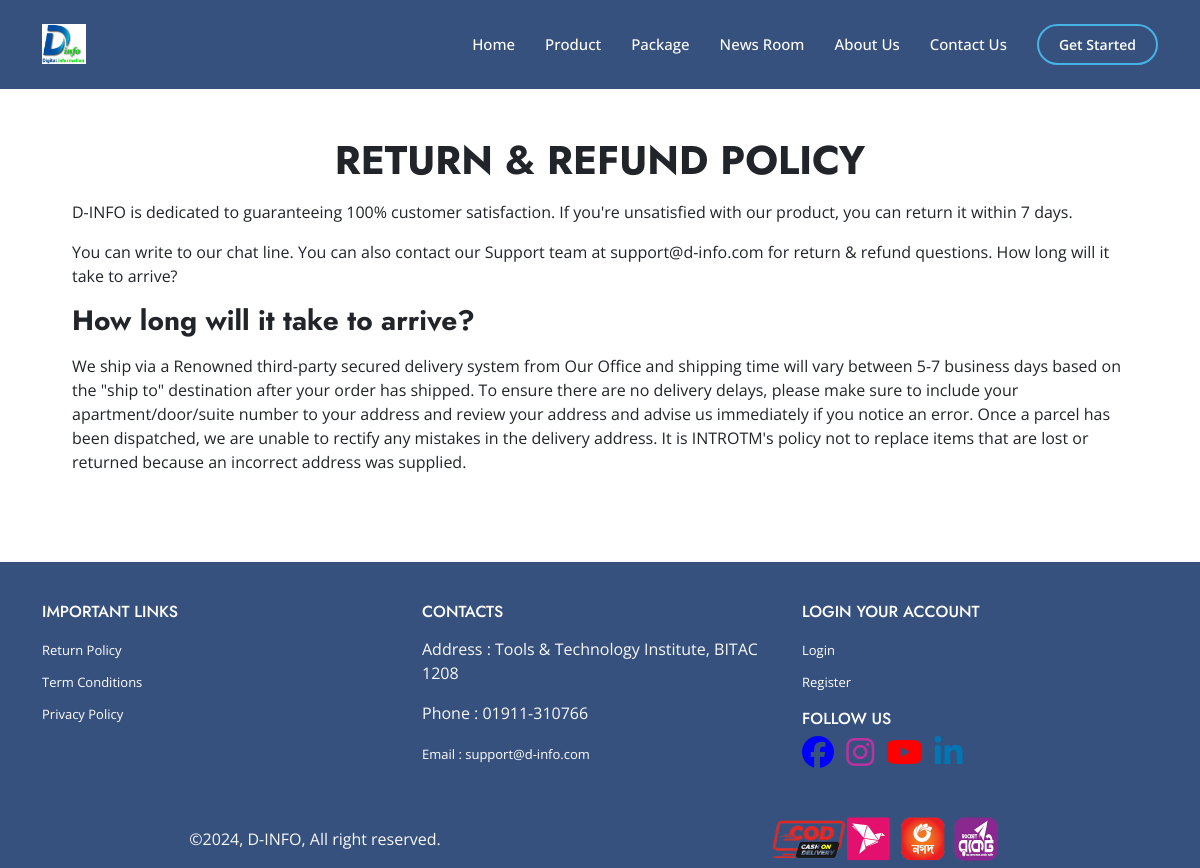
/returnPolicy/, run on the app's committed database.
### ReturnPolicy/models.py (models this page shows)
class Return_Policy(models.Model):
    description = RichTextField()
    arrive = RichTextField()

### ReturnPolicy/views.py (the view)
# urls.py: path('', views.PolicyView.as_view(), name='policy'),
class PolicyView(TemplateView):
    template_name = 'returnPolicy.html'
    def get_context_data(self, **kwargs):
        context = super().get_context_data(**kwargs)
        context['policy'] = Return_Policy.objects.first()
        return context

### templates/returnPolicy.html (shortened to what this page needs)
{% extends 'base.html' %}
{% load static %}
{% block content %}
    <section class="pt-4 mb-4">
        <div class="container text-center">
            <div class="row">
                <div class="col-lg-6 text-center text-lg-left">
                    <h1 class="fw-600 h4">Term Conditions Page</h1>
                </div>
                <div class="col-lg-6">
                    <ul class="breadcrumb bg-transparent p-0 justify-content-center justify-content-lg-end">
                        <li class="breadcrumb-item has-transition opacity-50 hov-opacity-100">
                            <a class="text-reset" href="https://shareinfobd.com">Home</a>
                        </li>
                        <li class="text-dark fw-600 breadcrumb-item">
                        </li>
                    </ul>
                </div>
            </div>
        </div>
    </section>
  <section class="m-4 p-5 ">
    <div class="contaier">
        <h1 class="text-center text-uppercase fw-bold">Return & Refund policy</h1>
        <p><span class="fw-bold">{{policy.description | safe}} </p>
        <h3 class="fw-bold">How long will it take to arrive?  </h3>
        <p>{{policy.arrive | safe}}</p>
    </div>
  </section>
{% endblock %}1

### templates/base.html (shortened to what this page needs)
{% load static %}
<!DOCTYPE html>
<html lang="en">
<head>
    <link rel="stylesheet" href="https://cdnjs.cloudflare.com/ajax/libs/font-awesome/6.5.1/css/all.min.css"
 />
    <link href="https://cdn.jsdelivr.net/npm/bootstrap@5.3.3/dist/css/bootstrap.min.css" rel="stylesheet"
>
    <link rel="stylesheet" href="{% static 'style.css' %}">
</head>
<body>
{% include "header.html" %}
{% block content %}
{% endblock%}
{% include "footer.html" %}
</body>
</html>

### templates/header.html (shortened to what this page needs)
   {% load static %}
    <header id="header" class="fixed-top ">
        <div class="container d-flex align-items-center">
            <a href="{% url 'home' %}" class="logo me-auto"><img src="{% static 'images/logo.jpg' %}" alt="" class="img-fluid"></a>
            <nav id="navbar" class="navbar">
                <ul>
                    <li><a class="nav-link  active " href="{% url 'home' %}">Home</a></li>
                    <li><a class="nav-link" href="#products">Product</a></li>
                    <li><a class="nav-link " href="#package">Package</a></li>
                    <li><a class="nav-link " href="{% url 'news' %}">News Room</a></li>
                    <li><a class="nav-link " href="{% url 'about' %}">About Us</a></li>
                    <li><a class="nav-link " href="{% url 'contact' %}">Contact Us</a></li>
                    {% if request.user.is_authenticated %}
                    <li>
                    <a class="nav-link">Hi {{request.user.username}}</a>
                  </li>
                     <li>
                    <a class="nav-link" href="{% url 'logout' %}" class="nav-link">Logout</a>
                  </li>
                  {% else %}
                    <li><a class="getstarted" href="{% url 'login' %}">Get Started</a></li>
                  {% endif %}
                </ul>
            </nav>
        </div>
    </header>

### templates/footer.html
       {% load static %}
       <section class="py-lg-3 text-light footer-widget" style="background: #37517e;
       color:#fff;">
           <div class="container d-none d-lg-block">
               <div class="row">
                   <div class="col-md-4 col-sm-6">
                       <div class=" text-sm-left mt-4">
                           <h6 class="fs-14 text-white text-uppercase fw-100 mb-3">
                               Important Links
                           </h6>
                           <ul class="list-unstyled">
                               <li class="mb-2">
                                   <a href="{% url 'policy' %}" class=" link ">
                                       Return Policy
                                   </a>
                               </li>
                               <li class="mb-2">
                                   <a href="{% url 'terms' %}" class="link">
                                       Term Conditions
                                   </a>
                               </li>
                               <li class="mb-2">
                                   <a href="#" class="link">
                                       Privacy Policy
                                   </a>
                               </li>
                           </ul>
                       </div>
                   </div>
                   <div class="col-md-4 col-sm-6">
                       <div class=" text-sm-left mt-4">
                           <h6 class="fs-14 text-white text-uppercase fw-700 mb-3">Contacts</h6>
                           <ul class="list-unstyled">
                               <li class="mb-2">
                                   <p class="fs-13 text-soft-light">Address : Tools & Technology Institute, BITAC 1208</p>
                               </li>
                               <li class="mb-2">
                                   <p class="fs-13 text-soft-light">Phone : 01911-310766</p>
                               </li>
                               <li class="mb-2">
                                   <p class="">
                                       <a href="mailto:" class="link">Email :
                                           support@d-info.com</a>
                                   </p>
                               </li>
                           </ul>
                       </div>
                   </div>
                   <div class="col-md-4 col-sm-6">
                       <div class=" text-sm-left mt-4">
                        {% if request.user.is_authenticated %}
                           <h6 class="fs-14 text-white text-uppercase fw-700 mb-3">My Account</h6>
                           <ul class="list-unstyled">
                               <li class="mb-2">
                                   <a class="link" href="{% url 'logout' %}">
                                       Logout
                                   </a>
                               </li>
                               <li class="mb-2">
                                   <a class="link" href="#">
                                       Order History
                                   </a>
                               </li>
                               <li class="mb-2">
                                   <a class="link" href="#">
                                       Track Order
                                   </a>
                               </li>
                           </ul>
                        {% else %}
                        <h6 class="fs-14 text-white text-uppercase fw-700 mb-3">Login Your Account</h6>
                        <ul class="list-unstyled">
                            <li class="mb-2">
                                <a class="link" href="{% url 'login' %}">
                                    Login
                                </a>
                            </li>
                            <li class="mb-2">
                                <a class="link" href="{% url 'register' %}">
                                    Register
                                </a>
                            </li>
                        </ul>
                        {% endif %}
                           <h6 class="fs-14 fw-700 text-white text-uppercase mt-3 mt-lg-0">Follow Us</h6>
                           <ul class="list-inline social colored mb-4">
                               <li class="list-inline-item ml-2 mr-2">
                                   <a href="https://www.facebook.com/ositsltd" target="_blank" class="facebook"><i
                                           class=" icon-style rounded-circle fab fa-facebook fa-2x"></i></a>
                               </li>
                               <li class="list-inline-item ml-2 mr-2">
                                   <a href="https://www.instagram.com/ositsltd/?hl=en" target="_blank" class="instagram"><i
                                           class=" icon1 ounded-circle fab fa-instagram fa-2x"></i></i></a>
                               </li>
                               <li class="list-inline-item ml-2 mr-2">
                                   <a href="https://www.youtube.com/@ositsolutionsvlog8862" target="_blank" class="youtube"><i
                                           class=" icon2 ounded-circle fab fa-youtube fa-2x "></i></a>
                               </li>
                               <li class="list-inline-item ml-2 mr-2 w-25 rounded-circle">
                                   <a href="https://www.linkedin.com/company/os-it-solutions-ltd/" target="_blank" class="linkedin"><i
                                           class=" icon3 ounded-circle fab fa-linkedin-in fa-2x"></i></a>
                               </li>
                           </ul>
                       </div>
                   </div>
               </div>
           </div>
       </section>
    <footer style="background:#37517e;" class="pt-1 pb-1 pb-xl-1 text-light">
        <div class="container">
            <div class="row align-items-center py-0">
                <div class="col-lg-6 order-1 order-lg-0">
                    <div class="text-center text-lg-left fs-14" current-verison="7.3.0">
                        ©2024, D-INFO, All right reserved.
                    </div>
                </div>
                <div class="col-lg-6 mb-4 mb-lg-0">
                    <div class="text-center text-lg-right">
                        <ul class="list-inline mb-0">
                            <li class="list-inline-item mr-3">
                                <img src="{% static 'images/payment.png' %}" height="50" class="mw-100 h-auto"
                                    style="max-height: 50px">
                            </li>
                        </ul>
                    </div>
                </div>
            </div>
        </div>
    </footer>

### static/style.css (style rules this page uses)
html { scroll-behavior: smooth; }
body { font-family: "Open Sans", sans-serif; }
h1, h2, h3, h4, h5, h6 { font-family: "Jost", sans-serif; }
#header .logo img { max-height: 40px; }
#header { transition: all 0.5s; z-index: 997; padding: 15px 0; background: #37517e; }
.navbar ul { margin: 0; padding: 0; display: flex; list-style: none; align-items: center; }
.navbar ul a { text-decoration: none; }
.navbar a, .navbar a:focus { display: flex; align-items: center; justify-content: space-between; padding: 10px 0 10px 30px; font-size: 15px; font-weight: 500; color: #fff; white-space: nowrap; transition: 0.3s; }
.navbar .getstarted, .navbar .getstarted:focus { padding: 8px 20px; margin-left: 30px; border-radius: 50px; color: #fff; font-size: 14px; border: 2px solid #47b2e4; font-weight: 600; text-decoration: none; }
.icon-style { color: #47b2e4; }
.link { color: white; text-decoration: none; font-size: small; font: weight 200px; }
.icon-style { color: blue; }
.icon1 { color: #bd32a2; }
.icon2 { color: red; }
.icon3 { color: #0077b5; }

### data on the page
Return_Policy: description "D-INFO is dedicated to guaranteeing 100% customer satisfaction. If you're unsatisfied with our product, you can return it within 7 days. You can write to our chat line. You can also contact our Support team at support@d-info.com for return & refund questions. How long will it take to arrive?", arrive "We ship via a Renowned third-party secured delivery system from Our Office and shipping time will vary between 5-7 business days based on the \"ship to\" destination after your order has shipped. To ensure there are no delivery delays, please make sure to include your apartment/door/suite number to your address and review your address and advise us immediately if you notice an error. Once a parcel has been dispatched, we are unable to rectify any mistakes in the delivery address. It is INTROTM's policy not to replace items that are lost or returned because an incorrect address was supplied."
